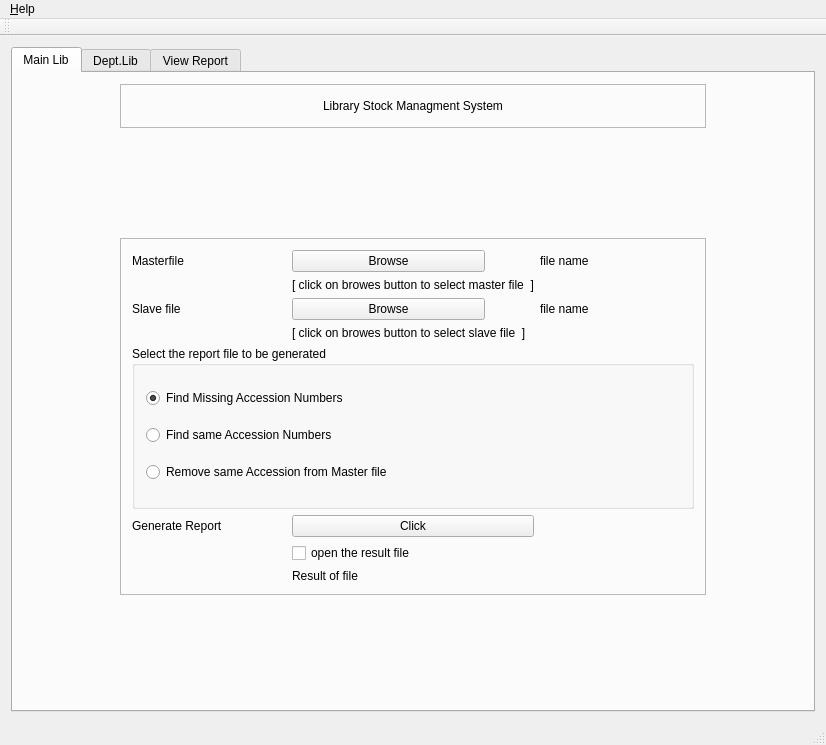
<?xml version="1.0" encoding="UTF-8"?>
<ui version="4.0">
 <class>MainWindow</class>
 <widget class="QMainWindow" name="MainWindow">
  <property name="geometry">
   <rect>
    <x>0</x>
    <y>0</y>
    <width>826</width>
    <height>745</height>
   </rect>
  </property>
  <property name="windowTitle">
   <string>Libary system</string>
  </property>
  <property name="windowIcon">
   <iconset>
    <normaloff>view/ring-alt.gif</normaloff>view/ring-alt.gif</iconset>
  </property>
  <property name="iconSize">
   <size>
    <width>500</width>
    <height>500</height>
   </size>
  </property>
  <property name="toolButtonStyle">
   <enum>Qt::ToolButtonFollowStyle</enum>
  </property>
  <widget class="QWidget" name="centralWidget">
   <layout class="QGridLayout" name="gridLayout">
    <item row="0" column="0">
     <widget class="QTabWidget" name="tabWidget">
      <property name="focusPolicy">
       <enum>Qt::StrongFocus</enum>
      </property>
      <property name="contextMenuPolicy">
       <enum>Qt::ActionsContextMenu</enum>
      </property>
      <property name="currentIndex">
       <number>0</number>
      </property>
      <widget class="QWidget" name="tab">
       <attribute name="title">
        <string>Main Lib</string>
       </attribute>
       <layout class="QGridLayout" name="gridLayout_2">
        <item row="2" column="2">
         <spacer name="horizontalSpacer_2">
          <property name="orientation">
           <enum>Qt::Horizontal</enum>
          </property>
          <property name="sizeHint" stdset="0">
           <size>
            <width>40</width>
            <height>20</height>
           </size>
          </property>
         </spacer>
        </item>
        <item row="0" column="1">
         <widget class="QFrame" name="frame_2">
          <property name="frameShape">
           <enum>QFrame::StyledPanel</enum>
          </property>
          <property name="frameShadow">
           <enum>QFrame::Raised</enum>
          </property>
          <layout class="QGridLayout" name="gridLayout_6">
           <item row="0" column="1">
            <widget class="QLabel" name="Dialog_title">
             <property name="styleSheet">
              <string notr="true">font: italic 26pt &quot;Monotype Corsiva&quot;;</string>
             </property>
             <property name="text">
              <string>Library Stock Managment System</string>
             </property>
            </widget>
           </item>
           <item row="0" column="0">
            <spacer name="horizontalSpacer_4">
             <property name="orientation">
              <enum>Qt::Horizontal</enum>
             </property>
             <property name="sizeHint" stdset="0">
              <size>
               <width>40</width>
               <height>20</height>
              </size>
             </property>
            </spacer>
           </item>
           <item row="0" column="2">
            <spacer name="horizontalSpacer_5">
             <property name="orientation">
              <enum>Qt::Horizontal</enum>
             </property>
             <property name="sizeHint" stdset="0">
              <size>
               <width>40</width>
               <height>20</height>
              </size>
             </property>
            </spacer>
           </item>
          </layout>
         </widget>
        </item>
        <item row="2" column="1">
         <widget class="QFrame" name="frame">
          <property name="styleSheet">
           <string notr="true">
font: italic 18pt &quot;Monotype Corsiva&quot;;</string>
          </property>
          <property name="frameShape">
           <enum>QFrame::StyledPanel</enum>
          </property>
          <property name="frameShadow">
           <enum>QFrame::Raised</enum>
          </property>
          <layout class="QGridLayout" name="gridLayout_3">
           <item row="6" column="0">
            <widget class="QLabel" name="label_3">
             <property name="text">
              <string>Generate Report</string>
             </property>
            </widget>
           </item>
           <item row="1" column="0">
            <widget class="QLabel" name="label">
             <property name="text">
              <string>Masterfile</string>
             </property>
            </widget>
           </item>
           <item row="3" column="2">
            <widget class="QLabel" name="label_5">
             <property name="text">
              <string>file name</string>
             </property>
            </widget>
           </item>
           <item row="3" column="0">
            <widget class="QLabel" name="label_2">
             <property name="text">
              <string>Slave file</string>
             </property>
            </widget>
           </item>
           <item row="5" column="0" colspan="3">
            <widget class="QGroupBox" name="groupBox">
             <property name="minimumSize">
              <size>
               <width>562</width>
               <height>163</height>
              </size>
             </property>
             <property name="title">
              <string>Select the report file to be generated</string>
             </property>
             <layout class="QGridLayout" name="gridLayout_5">
              <item row="1" column="0">
               <widget class="QRadioButton" name="radioButton_2">
                <property name="text">
                 <string>Find same Accession Numbers</string>
                </property>
               </widget>
              </item>
              <item row="0" column="0">
               <widget class="QRadioButton" name="radioButton">
                <property name="text">
                 <string>Find Missing Accession Numbers</string>
                </property>
                <property name="checked">
                 <bool>true</bool>
                </property>
               </widget>
              </item>
              <item row="2" column="0">
               <widget class="QRadioButton" name="radioButton_3">
                <property name="text">
                 <string>Remove same Accession from Master file</string>
                </property>
               </widget>
              </item>
             </layout>
            </widget>
           </item>
           <item row="1" column="2">
            <widget class="QLabel" name="label_4">
             <property name="text">
              <string>&lt;html&gt;&lt;head/&gt;&lt;body&gt;&lt;p&gt;file name&lt;/p&gt;&lt;/body&gt;&lt;/html&gt;</string>
             </property>
            </widget>
           </item>
           <item row="8" column="1" colspan="2">
            <widget class="QCheckBox" name="open_result_file">
             <property name="text">
              <string>open the result file</string>
             </property>
            </widget>
           </item>
           <item row="3" column="1">
            <widget class="QPushButton" name="pushButton_2">
             <property name="maximumSize">
              <size>
               <width>193</width>
               <height>44</height>
              </size>
             </property>
             <property name="toolTip">
              <string comment="click on browes button to select slave file"/>
             </property>
             <property name="whatsThis">
              <string extracomment="click on browes button to select slave file"/>
             </property>
             <property name="text">
              <string>Browse</string>
             </property>
            </widget>
           </item>
           <item row="9" column="1">
            <widget class="QLabel" name="label_6">
             <property name="text">
              <string>Result of file</string>
             </property>
            </widget>
           </item>
           <item row="1" column="1">
            <widget class="QPushButton" name="pushButton">
             <property name="maximumSize">
              <size>
               <width>193</width>
               <height>44</height>
              </size>
             </property>
             <property name="toolTip">
              <string extracomment="click on browes button to select master file"/>
             </property>
             <property name="text">
              <string>Browse</string>
             </property>
            </widget>
           </item>
           <item row="2" column="1">
            <widget class="QLabel" name="label_7">
             <property name="styleSheet">
              <string notr="true">font: italic 8pt &quot;MS Shell Dlg 2&quot;;</string>
             </property>
             <property name="text">
              <string>[ click on browes button to select master file  ]</string>
             </property>
            </widget>
           </item>
           <item row="4" column="1">
            <widget class="QLabel" name="label_8">
             <property name="styleSheet">
              <string notr="true">font: italic 8pt &quot;MS Shell Dlg 2&quot;;</string>
             </property>
             <property name="text">
              <string>[ click on browes button to select slave file  ]</string>
             </property>
            </widget>
           </item>
           <item row="6" column="1">
            <widget class="QPushButton" name="pushButton_3">
             <property name="text">
              <string>Click</string>
             </property>
            </widget>
           </item>
          </layout>
         </widget>
        </item>
        <item row="1" column="1">
         <spacer name="verticalSpacer">
          <property name="orientation">
           <enum>Qt::Vertical</enum>
          </property>
          <property name="sizeHint" stdset="0">
           <size>
            <width>20</width>
            <height>40</height>
           </size>
          </property>
         </spacer>
        </item>
        <item row="3" column="1">
         <spacer name="verticalSpacer_2">
          <property name="orientation">
           <enum>Qt::Vertical</enum>
          </property>
          <property name="sizeHint" stdset="0">
           <size>
            <width>20</width>
            <height>40</height>
           </size>
          </property>
         </spacer>
        </item>
        <item row="2" column="0">
         <spacer name="horizontalSpacer">
          <property name="orientation">
           <enum>Qt::Horizontal</enum>
          </property>
          <property name="sizeHint" stdset="0">
           <size>
            <width>40</width>
            <height>20</height>
           </size>
          </property>
         </spacer>
        </item>
       </layout>
      </widget>
      <widget class="QWidget" name="tab_3">
       <attribute name="title">
        <string>Dept.Lib</string>
       </attribute>
      </widget>
      <widget class="QWidget" name="tab_2">
       <attribute name="title">
        <string>View Report</string>
       </attribute>
       <layout class="QGridLayout" name="gridLayout_4">
        <item row="0" column="0">
         <widget class="QTableWidget" name="tableWidget"/>
        </item>
       </layout>
      </widget>
     </widget>
    </item>
   </layout>
  </widget>
  <widget class="QMenuBar" name="menuBar">
   <property name="geometry">
    <rect>
     <x>0</x>
     <y>0</y>
     <width>826</width>
     <height>21</height>
    </rect>
   </property>
   <widget class="QMenu" name="menu_Help">
    <property name="title">
     <string>&amp;Help</string>
    </property>
    <addaction name="action_Rules"/>
   </widget>
   <addaction name="menu_Help"/>
  </widget>
  <widget class="QToolBar" name="mainToolBar">
   <attribute name="toolBarArea">
    <enum>TopToolBarArea</enum>
   </attribute>
   <attribute name="toolBarBreak">
    <bool>false</bool>
   </attribute>
  </widget>
  <widget class="QStatusBar" name="statusBar"/>
  <action name="action_Rules">
   <property name="text">
    <string>&amp;Rules</string>
   </property>
  </action>
 </widget>
 <layoutdefault spacing="6" margin="11"/>
 <resources/>
 <connections>
  <connection>
   <sender>pushButton_3</sender>
   <signal>clicked()</signal>
   <receiver>tableWidget</receiver>
   <slot>clear()</slot>
   <hints>
    <hint type="sourcelabel">
     <x>412</x>
     <y>531</y>
    </hint>
    <hint type="destinationlabel">
     <x>411</x>
     <y>387</y>
    </hint>
   </hints>
  </connection>
 </connections>
</ui>
